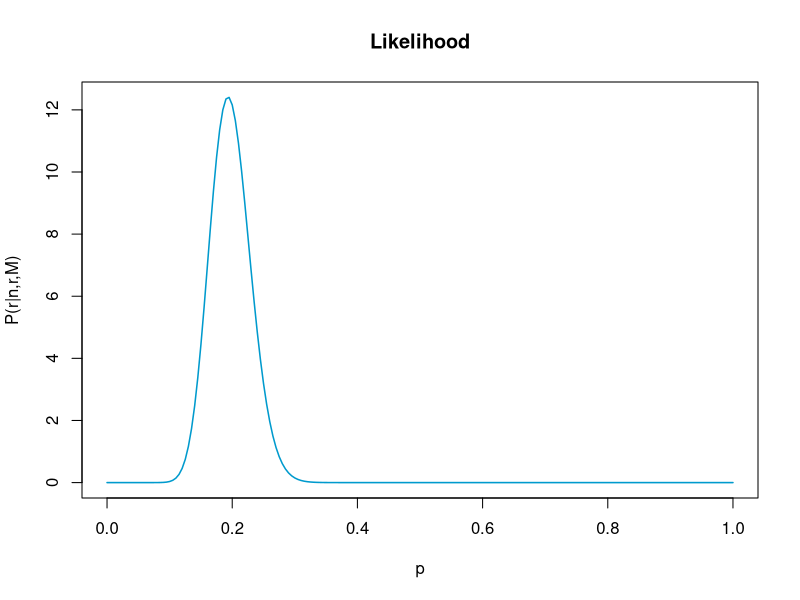
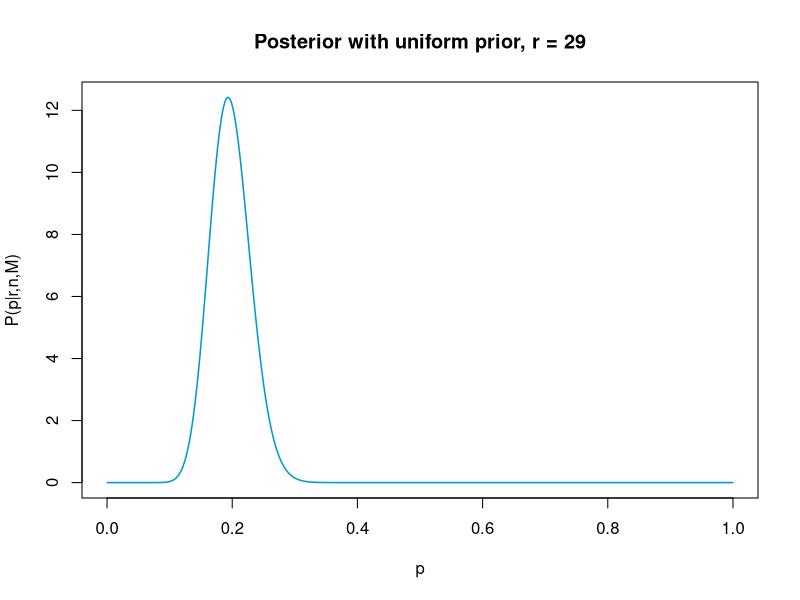
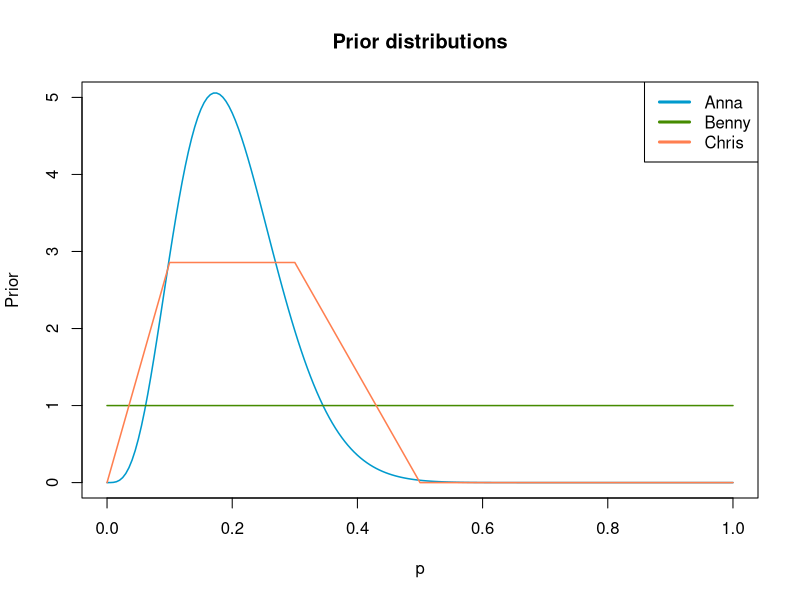
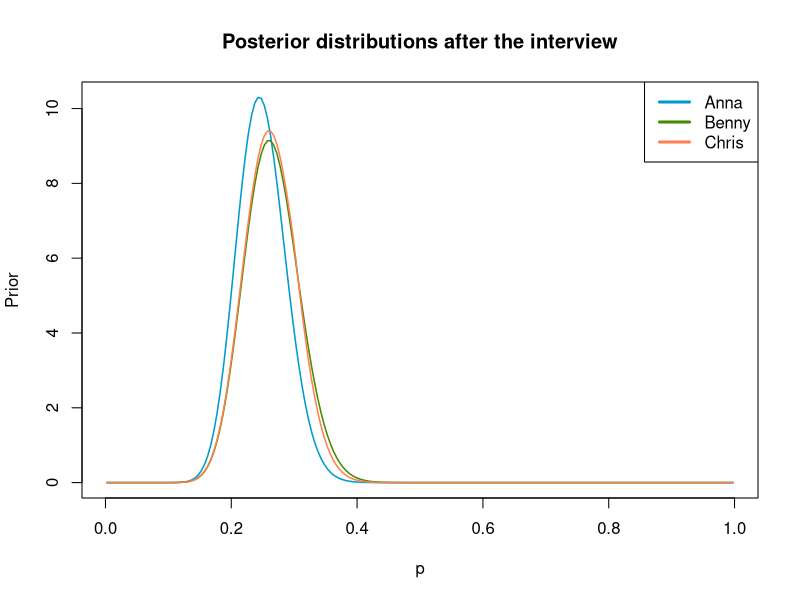
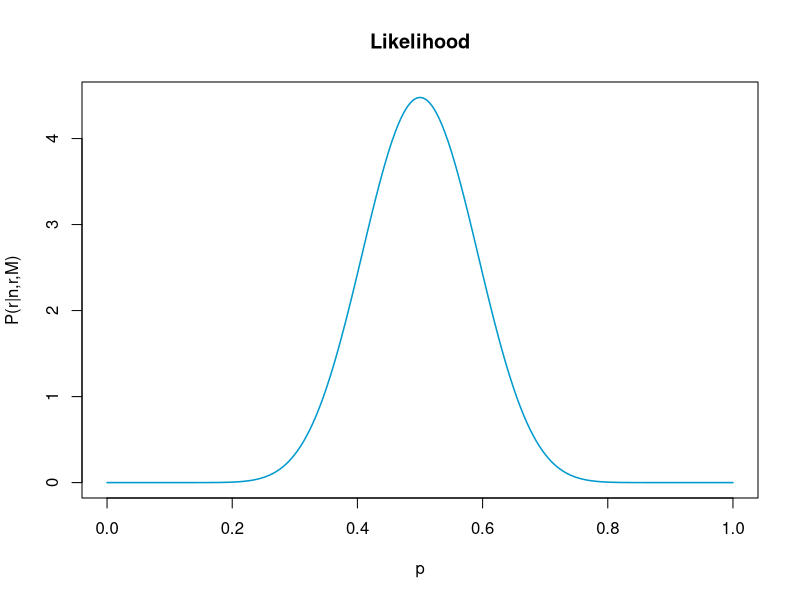
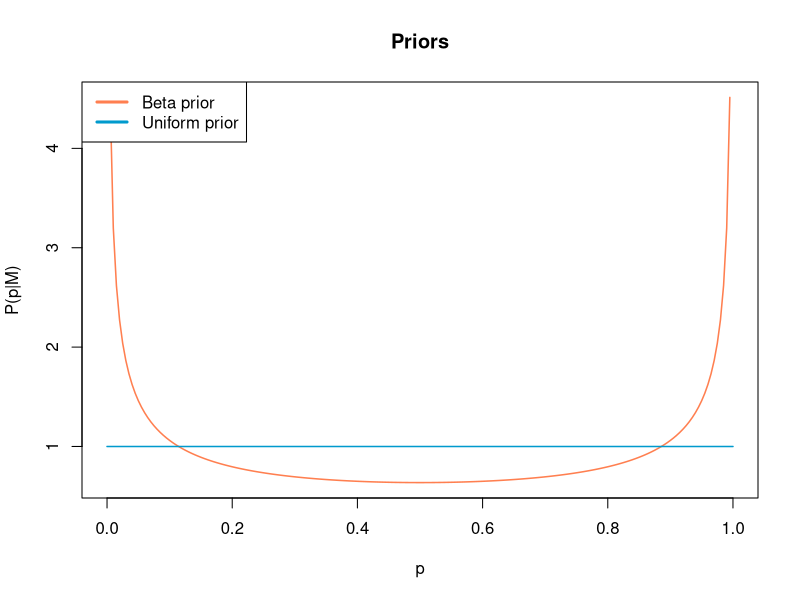
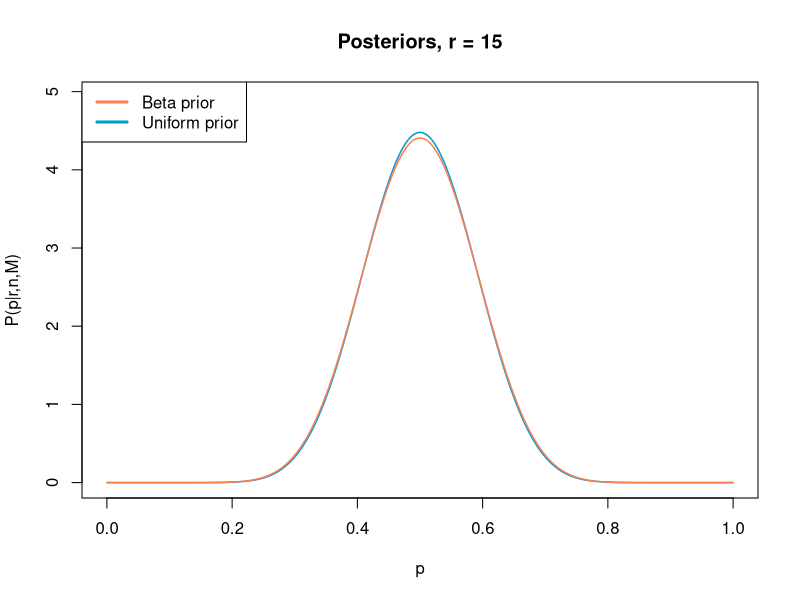
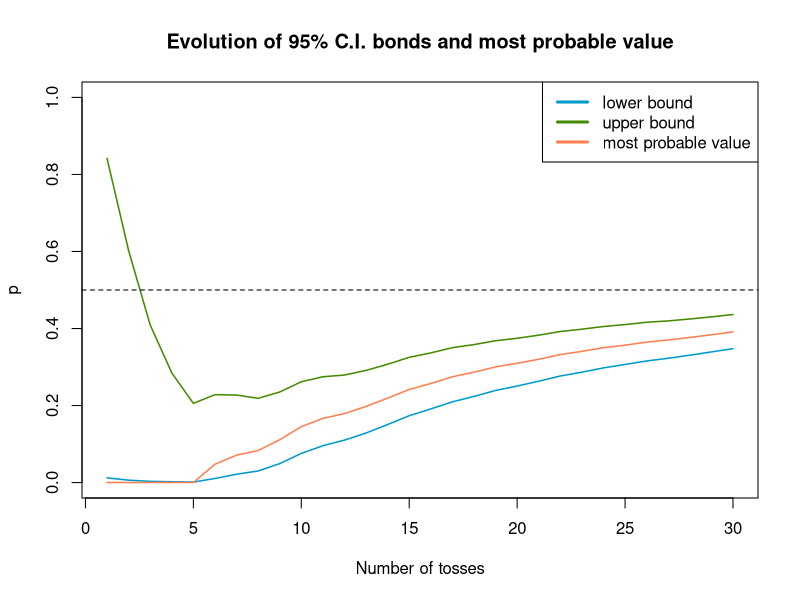

Write the R code that produced these figures, in order.
## ---- chunk 1
knitr::opts_chunk$set(echo = TRUE)
## ---- chunk 2
n <- 150
r <- 29
p <- seq(0, 1, length.out = 201) 
likelihood <- function(p) {
  return(dbinom(x=r, size=n, prob=p))
}
likelihood1 <- integrate(likelihood,0,1)$value
L <- likelihood(p)/likelihood1
plot(p, L, 
     col = "deepskyblue3", 
     lwd = 1.5,
     type = "l", 
     xlab = "p", 
     ylab = "P(r|n,r,M)",
     main = "Likelihood")

n.sample <- 2000 # number of intervals in which we divide [0,1] 
delta.p <- 1/n.sample # sub-intervals length
p <- seq(from=1/(2*n.sample), by=1/n.sample, length.out=n.sample)

post.star <- dbinom(x=r, size=n, prob=p) 
post.norm <- post.star/(delta.p*sum(post.star)) 

plot(p, post.norm, 
     type = "l", 
     lwd = 1.5, 
     col = "deepskyblue3", 
     xlim = c(0,1), 
     xlab = "p", 
     ylab = "P(p|r,n,M)",
     main = paste("Posterior with uniform prior, r =", r)) 
## ---- chunk 3
p <- seq(0, 1, length.out=201) 
alpha.p <- 4.8
beta.p <- 19.2
anna.prior <- function(p, alpha = alpha.p, beta = beta.p) {
  return(dbeta(p, alpha, beta))
}

benny.prior <- dunif(p)

chris.prior <- function(p){ # NON E' NORMALIZZATA! ho aggiunto 0.7 per normalizzare <-----------------------
  prior.v <- ifelse(p >= 0 & p < 0.1, 20*p/0.7, 
                    ifelse(p >= 0.1 & p < 0.3, 2/0.7,
                           ifelse(p >= 0.3 & p < 0.5, (5-10*p)/0.7, 0)))
  return(prior.v)
}

plot(p, anna.prior(p, alpha.p, beta.p),
     ylim = c(0,5),
     lwd=1.5,
     type = "l",
     xlab = "p",
     ylab = "Prior",
     col = "deepskyblue3",
     main = "Prior distributions")

lines(p, benny.prior,
      lwd=1.5,
      type = "l",
      col = "chartreuse4")

lines(p, chris.prior(p), 
      lwd=1.5,
      type = "l",
      col = "coral")

legend("topright", 
       c("Anna", "Benny", "Chris"), 
       lwd = 3, 
       col = c("deepskyblue3", "chartreuse4", "coral"))
## ---- chunk 4
r <- 26
n <- 100
n.sample <- 200 # number of intervals in which we divide [0,1] 
delta.p <- 1/n.sample # sub-intervals length
p <- seq(from=1/(2*n.sample), by=1/n.sample, length.out=n.sample)

alpha <- alpha.p + r 
beta <- beta.p + n - r 
anna.post<- dbeta(p, alpha, beta)

plot(p, anna.post,
     lwd=1.5,
     type = "l",
     xlab = "p",
     ylab = "Prior",
     col = "deepskyblue3",
     main = "Posterior distributions after the interview")

benny.post.star <- dbinom(x=r, size=n, prob=p)
benny.post.norm <- benny.post.star/(delta.p*sum(benny.post.star))

lines(p, benny.post.norm,
      lwd=1.5,
      type = "l",
      col = "chartreuse4")

chris.posterior <- function(p) {
  return(dbinom(r,n,p)*chris.prior(p))
} 
norm <- integrate(chris.posterior, 0, 1)$value 
chris.posterior.norm <- function(p) {
  return(dbinom(r, n, p)*chris.prior(p)/norm)
}

lines(p, chris.posterior.norm(p),
      lwd = 1.5,
      type = "l",
      col = "coral")

legend("topright", 
       c("Anna", "Benny", "Chris"), 
       lwd = 3, 
       col = c("deepskyblue3", "chartreuse4", "coral"))
## ---- chunk 5
cat("Most probable value according to Anna:", p[which.max(anna.post)],"\n")
cat("95% credibility interval according to Anna: [x1, x2] = [", p[which.min(abs(0.025-cumsum(anna.post*delta.p)))], 
    ",", p[which.min(abs(0.975-cumsum(anna.post*delta.p)))], "]", "\n")

cat("Most probable value according to Benny:", p[which.max(benny.post.norm)], "\n")
cat("95% credibility interval according to Benny: [x1, x2] = [", p[which.min(abs(0.025-cumsum(benny.post.norm*delta.p)))], 
    ",", p[which.min(abs(0.975-cumsum(benny.post.norm*delta.p)))], "]", "\n")

cat("Most probable value according to Chris:", p[which.max(chris.posterior.norm(p))], "\n")
cat("95% credibility interval according to Chris: [x1, x2] = [", p[which.min(abs(0.025-cumsum(chris.posterior.norm(p)*delta.p)))], 
    ",", p[which.min(abs(0.975-cumsum(chris.posterior.norm(p)*delta.p)))], "]")
## ---- chunk 6
n <- 30
r <- 15  # heads
p <- seq(0, 1, length.out = 201)
likelihood <- function(p) {
  return(dbinom(x=r, size=n, prob=p))
}
likelihood1 <- integrate(likelihood,0,1)$value
L <- likelihood(p)/likelihood1
plot(p, L, 
     col = "deepskyblue3", 
     lwd = 1.5,
     type = "l", 
     xlab = "p", 
     ylab = "P(r|n,r,M)",
     main = "Likelihood")

flat.prior <- dunif(p)

alpha.p <- 0.5 # assume a fair coin
beta.p <- 0.5
beta.prior <- dbeta(p, alpha.p, beta.p)

plot(p, beta.prior,
     col = "coral", 
     type= "l", 
     lty = 1, 
     lwd = 1.5, 
     xlab = "p",
     ylab = "P(p|M)",
     main = "Priors")

lines(p, flat.prior,
     col = "deepskyblue3", 
     type= "l", 
     lty = 1, 
     lwd = 1.5)

legend("topleft", 
       c("Beta prior", "Uniform prior"), 
       lwd = 3, 
       col = c("coral", "deepskyblue3"))

n.sample <- 2000 # number of intervals in which we divide [0,1] 
delta.p <- 1/n.sample # sub-intervals length
p <- seq(from=1/(2*n.sample), by=1/n.sample, length.out=n.sample)
post.star.u <- dbinom(x=r, size=n, prob=p)
post.norm.u <- post.star.u/(delta.p*sum(post.star.u))
plot(p, post.norm.u,
     type = "l", 
     lwd = 1.5, 
     col = "deepskyblue3",
     ylim = c(0, 1.1*max(post.norm.u)),
     xlab = "p", 
     ylab = "P(p|r,n,M)",
     main = paste("Posteriors, r =", r)) 

alpha <- alpha.p + r 
beta <- beta.p + n - r 
post.star.b <- dbeta(p, alpha, beta)
post.norm.b <- post.star.b/(delta.p*sum(post.star.b))
lines(p, post.norm.b,
     type = "l", 
     lwd = 1.5, 
     col = "coral",
     xlab = "p", 
     ylab = "P(p|r,n,M)")

legend("topleft", 
       c("Beta prior", "Uniform prior"), 
       lwd = 3, 
       col = c("coral", "deepskyblue3"))
## ---- chunk 7
cat("Most probable value using an uniform prior:", p[which.max(post.norm.u)],"\n")
cat("95% credibility interval using an uniform prior: [x1, x2] = [", p[which.min(abs(0.025-cumsum(post.norm.u*delta.p)))], 
    ",", p[which.min(abs(0.975-cumsum(post.norm.u*delta.p)))], "]", "\n")

cat("Most probable value using a beta prior:", p[which.max(post.norm.b)], "\n")
cat("95% credibility interval using a beta prior: [x1, x2] = [", p[which.min(abs(0.025-cumsum(post.norm.b*delta.p)))], 
    ",", p[which.min(abs(0.975-cumsum(post.norm.b*delta.p)))], "]", "\n")
## ---- chunk 8
outcomes <- c("T", "T", "T", "T", "T", "H", "T", "T", "H", "H", "T", "T", "H", "H", "H",
              "T", "H", "T", "H", "T", "H", "H", "T", "H", "T", "H", "T", "H", "H", "H")

n <- 30
n.sample <- 2000
delta.p <- 1/n.sample
p <- seq(from=1/(2*n.sample), by=1/n.sample, length.out=n.sample)

r <- 0
upper.bond <- c()
lower.bond <- c()
most.prob <- c()
pst.norm <- dunif(p)
plt = FALSE
for(i in 1:30) {
  if(outcomes[i]=="H") { 
    r <- r + 1
  }
  pst.star <- dbinom(x = r, size = i, prob = p)*pst.norm
  pst.norm <- pst.star/(delta.p*sum(pst.star))
  #cat(p.norm[1:10], "\n")
  if(plt == TRUE) {
    plot(p, pst.norm, 
         type = "l", 
         lwd = 1.5, 
         col = "deepskyblue3",
         xlab = "p",
         ylab = "P(p|r,n,M)",
         main=paste("Posterior, r =", r, ", n =", i))
  }
  #cat(p.norm[1:10], "\n")
  x1 <- p[which.min(abs(0.025-cumsum(pst.norm*delta.p)))]
  x2 <- p[which.min(abs(0.975-cumsum(pst.norm*delta.p)))]
  most.prob <- c(most.prob, p[which.max(pst.norm)])
  lower.bond <- c(lower.bond, x1)
  upper.bond <- c(upper.bond, x2)
}

#cat(lower.bond, "\n")
#cat("\n")
#cat(upper.bond, "\n")
#cat("\n")
#cat(most.prob)

plot(seq(1,30), lower.bond,
     type = "l", 
     lwd = 1.5, 
     ylim = c(0,1),
     col = "deepskyblue3",
     xlab = "Number of tosses",
     ylab = "p",
     main=paste("Evolution of 95% C.I. bonds and most probable value"))

lines(seq(1,30), upper.bond,
      type = "l",
      lwd = 1.5,
      col = "chartreuse4")

lines(seq(1,30), most.prob,
      type = "l",
      lwd = 1.5,
      col = "coral")

legend("topright", 
       c("lower bound", "upper bound", "most probable value"), 
       lwd = 3, 
       col = c("deepskyblue3", "chartreuse4", "coral"))

abline(h = 0.5, lty = 2)
## ---- chunk 9
r <- 0
upper.bond <- c()
lower.bond <- c()
most.prob <- c()
plt = FALSE
pst.norm <- dunif(p)
for(i in 1:30) {
  if(outcomes[i]=="H") { 
    r <- r + 1
  }
  pst.star <- dbinom(x = r, size = i, prob = p)
  pst.norm <- pst.star/(delta.p*sum(pst.star))
  #cat(p.norm[1:10], "\n")
  if(plt == TRUE) {
  plot(p, pst.norm, 
       type = "l", 
       lwd = 1.5, 
       col = "deepskyblue3",
       xlab = "p",
       ylab = "P(p|r,n,M)",
       main=paste("Posterior, r =", r, ", n =", i))
  }
  #cat(p.norm[1:10], "\n")
  x1 <- p[which.min(abs(0.025-cumsum(pst.norm*delta.p)))]
  x2 <- p[which.min(abs(0.975-cumsum(pst.norm*delta.p)))]
  most.prob <- c(most.prob, p[which.max(pst.norm)])
  lower.bond <- c(lower.bond, x1)
  upper.bond <- c(upper.bond, x2)
}

#cat(lower.bond, "\n")
#cat("\n")
#cat(upper.bond, "\n")
#cat("\n")
#cat(most.prob)

plot(seq(1,30), lower.bond,
     type = "l", 
     lwd = 1.5, 
     ylim = c(0,1),
     col = "deepskyblue3",
     xlab = "Number of tosses",
     ylab = "p",
     main=paste("Evolution of 95% C.I. bonds and most probable value"))

lines(seq(1,30), upper.bond,
      type = "l",
      lwd = 1.5,
      col = "chartreuse4")

lines(seq(1,30), most.prob,
      type = "l",
      lwd = 1.5,
      col = "coral")

legend("topright", 
       c("lower bound", "upper bound", "most probable value"), 
       lwd = 3, 
       col = c("deepskyblue3", "chartreuse4", "coral"))

abline(h = 0.5, lty = 2)
